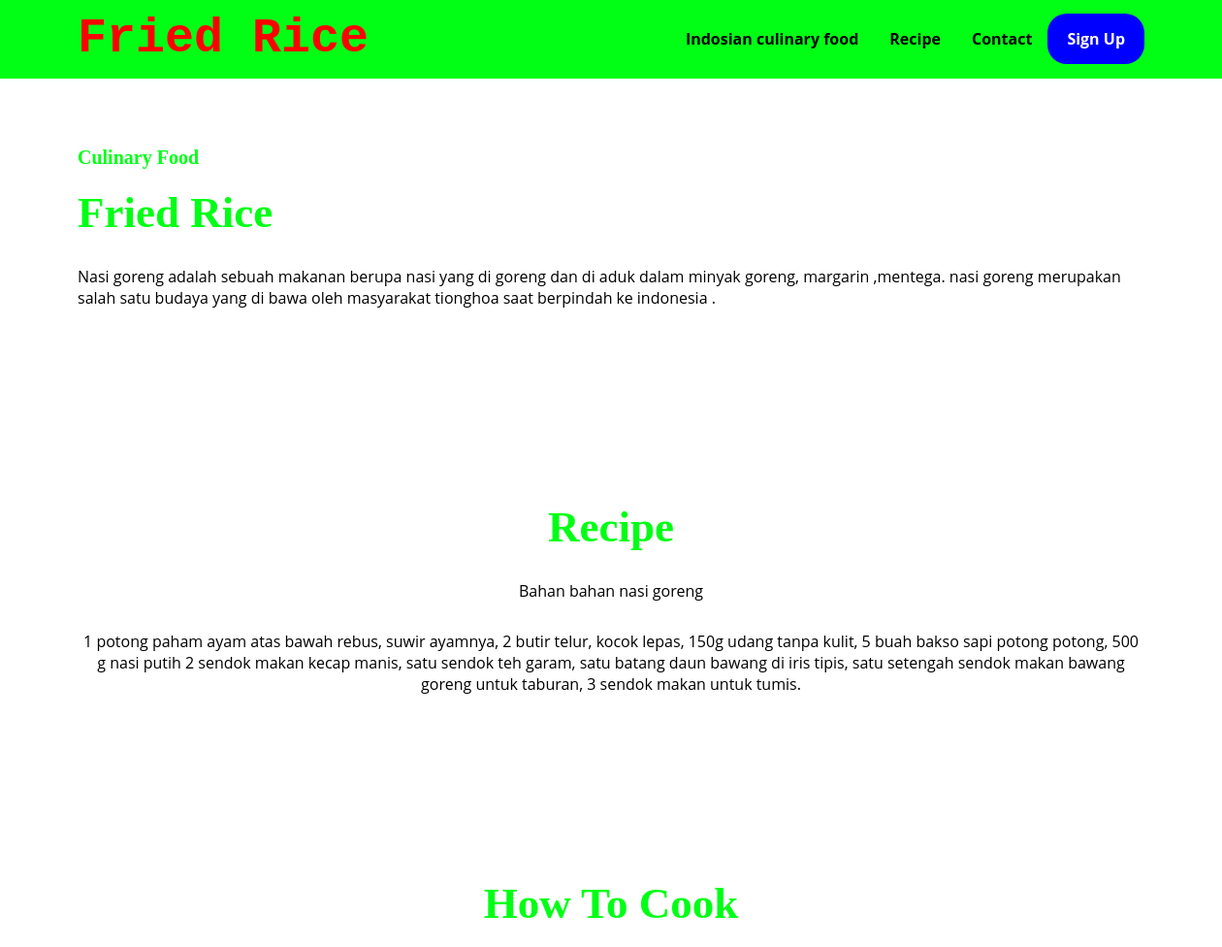
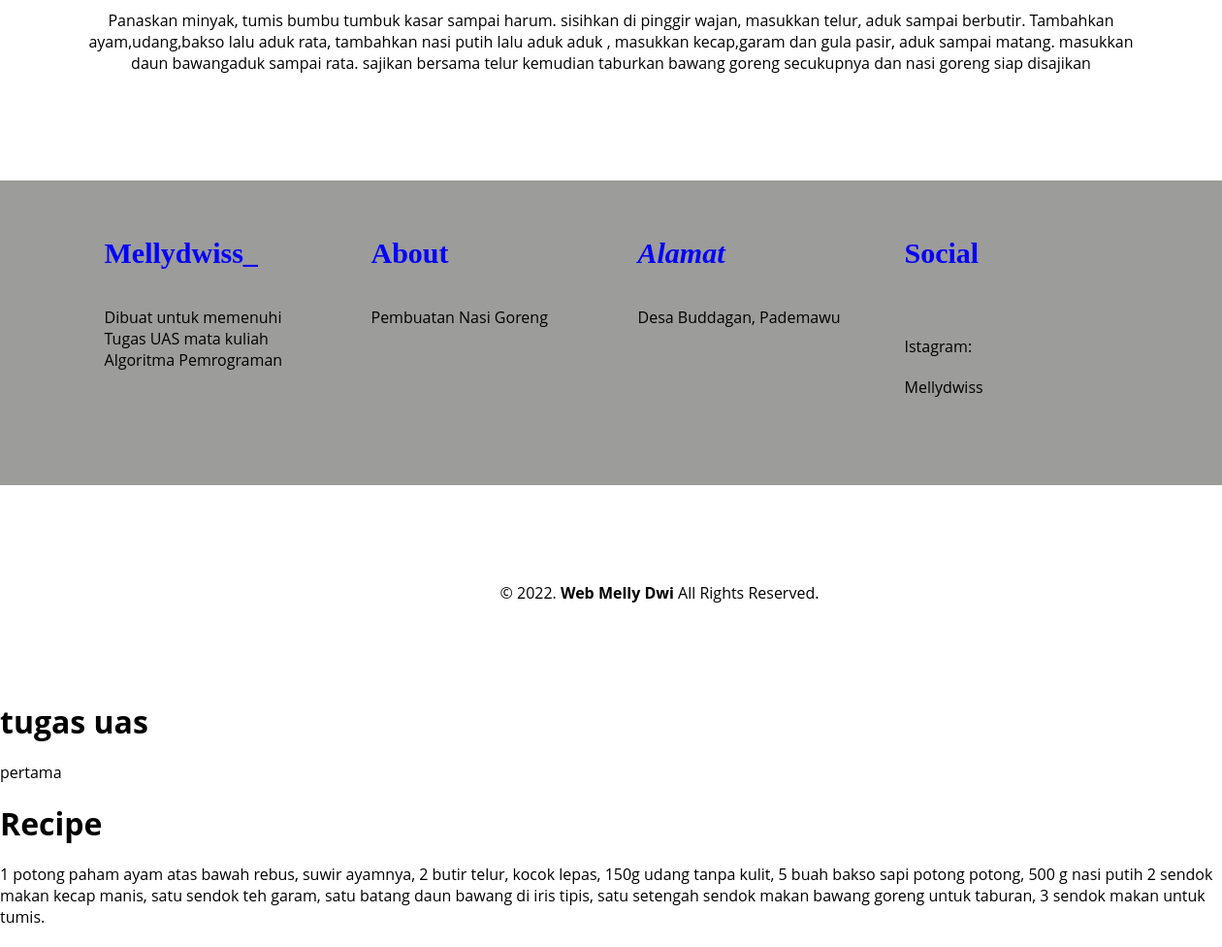
The page / on the database its author committed (2 pictures, top to bottom).
### blog/models.py (models this page shows, shortened)
class post(models.Model):
    judul = models.CharField(max_length=200)
    body = models.TextField()

### blog/views.py (the view)
# urls.py: path('', views.index),
def index(request):
    posts = post.objects.all()
    context = {
        'title':'tugas uas',
        'heading':'pertama',
        'Posts':posts,
    }
    return render(request,'blog/index.html',context)

### blog/templates/blog/index.html (shortened to what this page needs)
<!DOCTYPE html>
<html lang="en">
<head>
</head>
<body>
    <nav>
        <div class="wrapper">
            <div class="logo"><a href="">Fried Rice</a></div>
            <div class="menu">
                <ul>
                    <li><a href="#Indosian culinary food">Indosian culinary food</a></li>
                    <li><a href="#Recipe">Recipe</a></li>
                    <li><a href="#Contact">Contact</a></li>
                    <li><a href="" class="tbl-biru">Sign Up</a></li>
                </ul>
            </div>
        </div>
    </nav>
    <div class="wrapper">
        <section id="Indosian culinary food">
            <div class="kolom">
                <p class="deskripsi">Culinary Food</p>
                <h2>Fried Rice</h2>
                <p>Nasi goreng adalah sebuah makanan berupa nasi yang di goreng dan di aduk dalam minyak goreng, margarin ,mentega. nasi goreng merupakan salah satu budaya yang di bawa oleh masyarakat tionghoa saat berpindah ke indonesia . </p>
            </div>
        </section>
        <Section id="Recipe">
            <div class="tengah">
                <div class="kolom">
                    <p class="deskripsi"></p>
                    <h2>Recipe</h2>
                    <p>Bahan bahan nasi goreng</p>
                    <div>
                        <p>1 potong paham ayam atas bawah rebus, suwir ayamnya, 2 butir telur, kocok lepas, 150g udang tanpa kulit, 5 buah bakso sapi potong potong, 500 g nasi putih 2 sendok makan kecap manis, satu sendok teh garam, satu batang daun bawang di iris tipis, satu setengah sendok makan bawang goreng untuk taburan, 3 sendok makan untuk tumis.</p>
                    </div>
                </div>
            </div>
        </Section>
        <section id="Partners">
            <div class="tengah">
                <div class="kolom">
                    <p class="deskripsi"></p>
                    <h2>How To Cook</h2>
                    <p>Panaskan minyak, tumis bumbu tumbuk kasar sampai harum. sisihkan di pinggir wajan, masukkan telur, aduk sampai berbutir. Tambahkan ayam,udang,bakso lalu aduk rata, tambahkan nasi putih lalu aduk aduk , masukkan kecap,garam dan gula pasir, aduk sampai matang. masukkan daun bawangaduk sampai rata. sajikan bersama telur kemudian taburkan bawang goreng secukupnya dan nasi goreng siap disajikan</p>
            </div>
        </section>
    </div>
    <div id="Contact">
        <div class="wrapper">
            <div class="footer">
                <div class="footer-section">
                    <h3>Mellydwiss_</h3>
                    <p>Dibuat untuk memenuhi Tugas UAS mata kuliah Algoritma Pemrograman</p>
                </div>
                <div class="footer-section">
                    <h3>About</h3>
                    <p>Pembuatan Nasi Goreng </p>
                </div>
                <div class="footer-section">
                    <h3><Address>Alamat</Address></h3>
                   <p>Desa Buddagan, Pademawu</p>
                </div>
                <div class="footer-section">
                    <h3>Social</h3>
                    <p><p>Istagram: </p>Mellydwiss</p>
                </div>
            </div>
        </div>
    </div>
    <div id="copyreght">
        <div class="wrapper">
            &copy; 2022. <b>Web Melly Dwi</b> All Rights Reserved.
        </div>
    </div>
</body>
</html>
<h1>{{title}}</h1>
<p>{{heading}}</p>
{% for post in Posts %}
<h1>{{post.judul}}</h1>
<p>{{post.body}}</p>
{% endfor %}

### blog/templates/blog/index.html (style rules this page uses)
* { text-decoration: none; margin: 0px; padding: 0px; }
body { margin: 0px; padding: 0px; font-family: 'Open Sans' ,sans-serif; }
.wrapper { width: 1100px; margin: auto; position: relative; }
.logo a { font-size: 50px; font-weight: 800; float: left; font-family: Courier; color: rgb(255, 0, 0); }
.menu { float: right; }
nav { width: 100%; margin: auto; display: flex; line-height: 80px; position: sticky; position: -webkit-sticky; top: 0; background: #00ff15; z-index: 1; border-bottom: 1px solid #00ff15; }
nav ul { list-style-type: none; margin: 0; padding: 0; overflow: hidden; }
nav ul li { float: left; }
nav ul li a { color: black; font-weight: bold; text-align: center; padding: 0px 16px 0px 16px; text-decoration: none; }
section { margin: auto; display: flex; margin-bottom: 50px; }
.kolom { margin-top: 50px; margin-bottom: 50px; }
.kolom .deskripsi { font-size: 20px; font-weight: bold; font-family: 'comic sans-ms'; color: #00ff15; }
h2 { font-family: 'comic sans-ms'; font-weight: 800; font-size: 45px; margin-bottom: 20px; color: #00ff15; width: 100%; line-height: 50px; }
a.tbl-biru { background: blue; border-radius: 20px; margin-top: 20px; padding: 15px 20px 15px 20px; color: #ffffff; cursor: pointer; font-weight: bold; }
p { margin: 10px 0px 10px 0px; padding: 10px 0px 10px 0px; }
.tengah { text-align: center; width: 100%; }
#Contact { background: rgb(156, 156, 154); padding: 50px 0px 50px 0px; }
.footer { width: 100%; position: relative; display: flex; flex-wrap: wrap; margin: auto; }
.footer-section { width: 20%; margin: 0 auto; }
h3 { font-family: 'comic sans ms'; font-weight: 800%; font-size: 30px; margin-bottom: 20px; color: #0400ff; width: 100%; line-height: 50px; }
#copyreght { text-align: center; width: 100%; margin: 50px; padding: 50px 0px 50px 0px; }

### rows shown on the page
post: judul "Recipe", body "1 potong paham ayam atas bawah rebus, suwir ayamnya, 2 butir telur, kocok lepas, 150g udang tanpa kulit, 5 buah bakso sapi potong potong, 500 g nasi putih 2 sendok makan kecap manis, satu sendok teh garam, satu batang daun bawang di iris tipis, satu setengah sendok makan bawang goreng untuk taburan, 3 sendok makan untuk tumis."

### other values the page prints
{{ title }} "tugas uas"
{{ heading }} "pertama"
